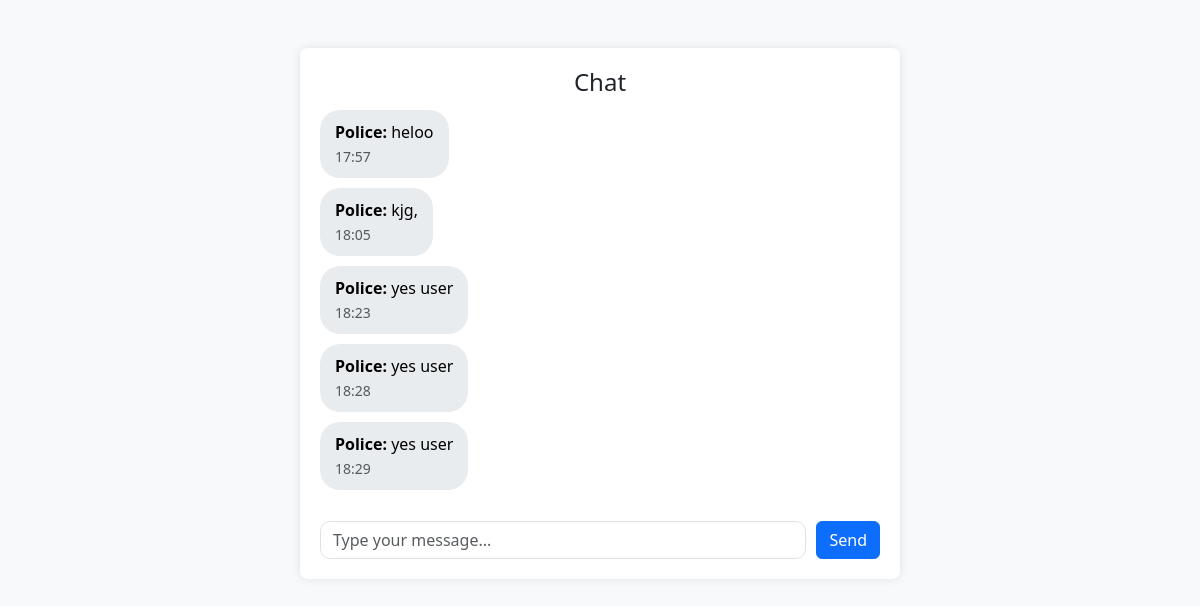
The app's page /chat/1 (signed in) with its own data.
### app/models.py (models this page shows, shortened)
class Message(models.Model):
    complaint = models.ForeignKey(Complaint, on_delete=models.CASCADE)
    sender = models.ForeignKey(User, on_delete=models.CASCADE)  # Add this to track sender
    content = models.TextField()
    timestamp = models.DateTimeField(auto_now_add=True)
    is_read = models.BooleanField(default=False)

### app/views.py (the view)
# urls.py: path('chat/<int:id>', views.chat, name='chat'),
def chat(req, id):
    if 'user' in req.session:
        complaint = Complaint.objects.get(pk=id)
        data1 = Message.objects.filter(complaint=complaint).order_by('timestamp')
        if req.method == 'POST':
            msg = req.POST.get('content')
            if msg:
                sender = req.user  # Get the logged-in user
                data = Message.objects.create(complaint=complaint, sender=sender, content=msg)
                data.save()
        return render(req, 'user/chat.html', {'data1': data1, 'user': req.user})
    else:
        return redirect(login)

### templates/user/chat.html (shortened to what this page needs)
{% load static %}
<!DOCTYPE html>
<html lang="en">
<head>
    <link href="https://cdn.jsdelivr.net/npm/bootstrap@5.3.0-alpha1/dist/css/bootstrap.min.css" rel="stylesheet">
</head>
<body>
<div class="container mt-5">
    <div class="chat-container">
        <h4 class="text-center">Chat</h4>
        <div class="chat-box d-flex flex-column">
            {% for msg in data1 %}
                <div class="d-flex {% if msg.sender == user %}justify-content-end{% else %}justify-content-start{% endif %}">
                    <div class="message {% if msg.sender == user %}sent{% else %}received{% endif %}">
                        <strong>{% if msg.sender == user %}You{% else %}Police{% endif %}:</strong>
                        {{ msg.content }}
                        <br>
                        <small class="text-muted">{{ msg.timestamp|date:"H:i" }}</small>
                    </div>
                </div>
            {% endfor %}
        </div>
        <form method="post" class="chat-input mt-3">
            <textarea name="content" class="form-control" placeholder="Type your message..." rows="1"></textarea>
            <button type="submit" class="btn btn-primary">Send</button>
        </form>
    </div>
</div>
</body>
</html>

### templates/user/chat.html (style rules this page uses)
body { background-color: #f8f9fa; }
.chat-container { max-width: 600px; margin: auto; background: #ffffff; padding: 20px; border-radius: 8px; box-shadow: 0px 0px 10px rgba(0, 0, 0, 0.1); }
.message { padding: 10px 15px; border-radius: 20px; margin: 5px 0; max-width: 75%; word-wrap: break-word; }
.received { background-color: #e9ecef; color: black; align-self: flex-start; }
.chat-box { display: flex; flex-direction: column; height: 400px; overflow-y: auto; padding-bottom: 10px; }
.chat-input { display: flex; gap: 10px; }
.chat-input textarea { flex-grow: 1; resize: none; border-radius: 10px; }

### records on screen
Message: shows "Police", content "heloo", timestamp "17:57"
Message: shows "Police", content "kjg,", timestamp "18:05"
Message: shows "Police", content "yes user", timestamp "18:23"
Message: shows "Police", content "yes user", timestamp "18:28"
Message: shows "Police", content "yes user", timestamp "18:29"
